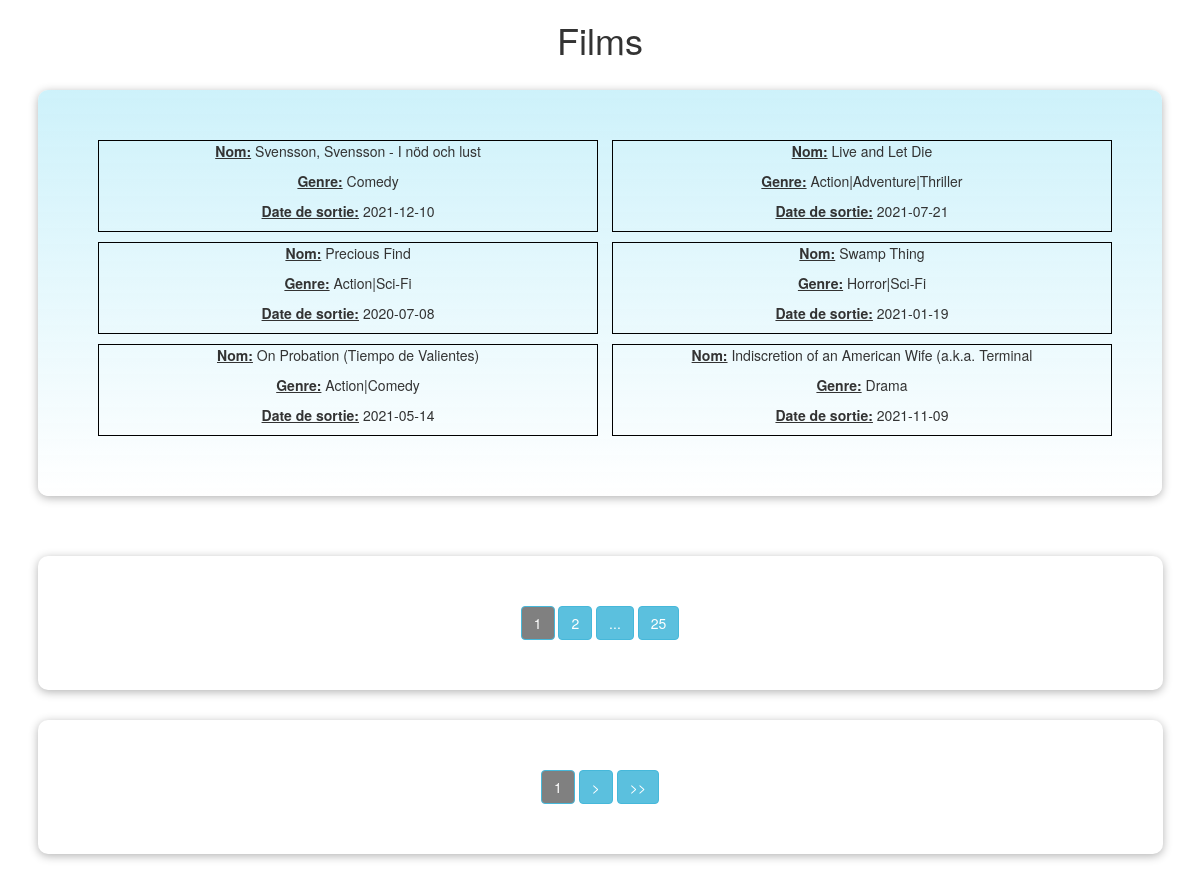
The app's page /?numPage=1 with its own data.
### tables this page shows
CREATE TABLE IF NOT EXISTS `films` (
  `id_film` int(11) NOT NULL AUTO_INCREMENT,
  `nom_film` varchar(50) NOT NULL,
  `genre_film` varchar(50) NOT NULL,
  `date_film` date NOT NULL,
  PRIMARY KEY (`id_film`)
);

### index.php (the view, shortened to what this page needs)
<?php
$pathParent = dirname(__FILE__);
include $pathParent . "/credentials/credentials.php";
?>
<!DOCTYPE html>
<link rel="stylesheet" href="style/pagination.css">
<link rel="stylesheet" href="https://maxcdn.bootstrapcdn.com/bootstrap/3.3.7/css/bootstrap.min.css">
<h1 style="text-align:center;">Films</h1>
<?php
$mysqlClient = new PDO($dbname, $login, $password);
function getDatabaseCount($mysqlClient){
    $sqlQueryCount = "SELECT COUNT(*) FROM films";
    $result = $mysqlClient->prepare($sqlQueryCount);
    $result->execute();
    $databaseCount = $result->fetchAll();
    return $databaseCount[0][0];
}
$nbElemPage = 6;
$nbPageData = round(getDatabaseCount($mysqlClient)/$nbElemPage);
$numDepartElem = $nbElemPage * $_GET['numPage'] - $nbElemPage;
function getMovieDatabase($mysqlClient, $nbElemPage, $numDepartElem){
    $sqlQueryData = "SELECT * FROM films LIMIT $nbElemPage OFFSET $numDepartElem";
    $result = $mysqlClient->prepare($sqlQueryData);
    $result->execute();
    $movieDatabase = $result->fetchAll();
    return $movieDatabase;
}
if(!getMovieDatabase($mysqlClient, $nbElemPage, $numDepartElem)){
    if($_GET["numPage"] > $nbPageData){
        $query = $_GET;
        $query['numPage'] = $nbPageData;
        $query_result = http_build_query($query);
        header("LOCATION: ?$query_result");
    }
}
function getNextPageUrl(){
    $nextPageNumber = $_GET["numPage"] + 1;
    $baseUrl = strtok($_SERVER['REQUEST_URI'], '?');
    $nextPageUrl = $baseUrl . "?numPage=" . $nextPageNumber;
    return $nextPageUrl;
}
function getPageUrlByNumber($numNewPage){
    $baseUrl = strtok($_SERVER['REQUEST_URI'], '?');
    $nextPageUrl = $baseUrl . "?numPage=" . $numNewPage;
    return $nextPageUrl;
}
?>
    <div class="divMovie">
        <?php
        foreach(getMovieDatabase($mysqlClient, $nbElemPage, $numDepartElem) as $tab => $val) {
        ?>
            <div class="divDataMovie">
                <p><strong style="text-decoration: underline;">Nom:</strong><?php echo(" " . $val["nom_film"]); ?></p>
                <p><strong style="text-decoration: underline;">Genre:</strong><?php echo(" " . $val["genre_film"]); ?></p>
                <p><strong style="text-decoration: underline;">Date de sortie:</strong><?php echo(" " . $val["date_film"]); ?></p>
            </div>
                <?php
        }
        ?>
    </div>
    <div class="changePage">
        <div class="changePageButton">
        <?php
            for($i=-2; $i<3; $i++){
                if($i == -2 && $_GET["numPage"] + $i > 2 || $i == 2 && $_GET["numPage"] + $i < $nbPageData - 2 ){
                    ?><a class="btn btn-info" readonly><?php echo("..."); ?></a><?php
                }
                elseif($i == 0){
                    ?><strong><a class="btn btn-info" style="background-color:grey"><?php echo ($_GET["numPage"] + $i); ?></a></strong><?php
                }elseif($_GET["numPage"] + $i > 1 && $_GET["numPage"] + $i < $nbPageData ){
        ?>
                <a href=<?php echo getPageUrlByNumber($_GET["numPage"] + $i); ?> class="btn btn-info"><?php echo ($_GET["numPage"] + $i); ?></a>
        <?php
                }
            }
            if($_GET["numPage"] != $nbPageData){?>
                <a href=<?php echo getPageUrlByNumber($nbPageData); ?> class="btn btn-info"><?php echo ($nbPageData); ?></a>
            <?php } ?>
        </div>
    </div>
    <div class="changePage">
        <div class="changePageButton">
        <?php
        if($_GET['numPage'] > 1 && $_GET['numPage'] < $nbPageData){
        ?>
                <a href=<?php echo getPageUrlByNumber(1); ?> class="btn btn-info"><<</a>
                <a href=<?php echo getPreviousPageUrl(); ?> class="btn btn-info"><</a>
                <strong><a class="btn btn-info" style="background-color:grey"><?php echo $_GET["numPage"]; ?></a></strong>
                <a href=<?php echo getNextPageUrl(); ?> class="btn btn-info">></a>
                <a href=<?php echo getPageUrlByNumber($nbPageData); ?> class="btn btn-info">>></a>
        <?php
            }elseif($_GET['numPage'] == 1){
        ?>
                <strong><a class="btn btn-info" style="background-color:grey"><?php echo $_GET["numPage"]; ?></a></strong>
                <a href=<?php echo getNextPageUrl(); ?> class="btn btn-info">></a>
                <a href=<?php echo getPageUrlByNumber($nbPageData); ?> class="btn btn-info">>></a>
        <?php
            }
        ?>
        </div>
    </div>

### style/pagination.css (style rules this page uses)
.divMovie { text-align: center; padding: 50px ; width: max-content; margin: 30px auto; background:linear-gradient(rgba(200,240,250,0.9), white); backdrop-filter:blur(10px); box-shadow:0px 2px 10px rgba(0,0,0,0.3); border-radius:10px; transition:transform 0.2s ease-in-out; }
.changePage { text-align: center; padding: 50px ; width: 1125px; margin: 30px auto; background:white; backdrop-filter:blur(10px); box-shadow:0px 2px 10px rgba(0,0,0,0.3); border-radius:10px; transition:transform 0.2s ease-in-out; }
.divDataMovie { display: inline-block; text-align: center; width: 500px; height: 100%; border: solid 1px black; margin-bottom: 10px; margin-left: 10px; }
.changePage { text-align: center; margin-top: 10px; }

### records on screen
films: nom_film "Svensson, Svensson - I nöd och lust", genre_film "Comedy", date_film "2021-12-10"
films: nom_film "Live and Let Die", genre_film "Action|Adventure|Thriller", date_film "2021-07-21"
films: nom_film "Precious Find", genre_film "Action|Sci-Fi", date_film "2020-07-08"
films: nom_film "Swamp Thing", genre_film "Horror|Sci-Fi", date_film "2021-01-19"
films: nom_film "On Probation (Tiempo de Valientes)", genre_film "Action|Comedy", date_film "2021-05-14"
films: nom_film "Indiscretion of an American Wife (a.k.a. Terminal", genre_film "Drama", date_film "2021-11-09"

### other values on screen
$_GET["numPage"] + $i "1"
$_GET["numPage"] + $i "2"
$nbPageData "25"
$_GET["numPage"] "1"
